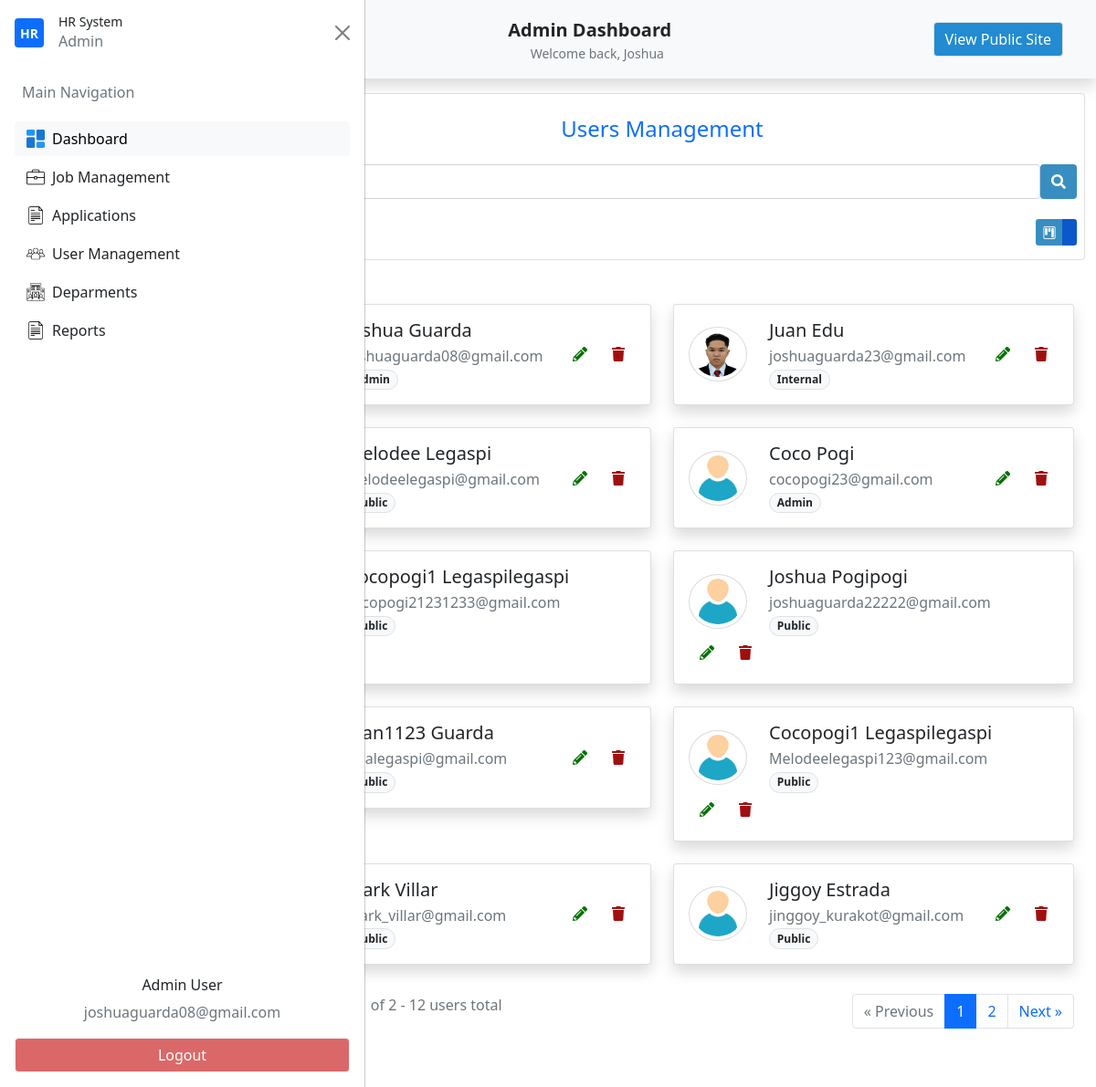
Page /admin-get-users (signed in) on the earlier database version.
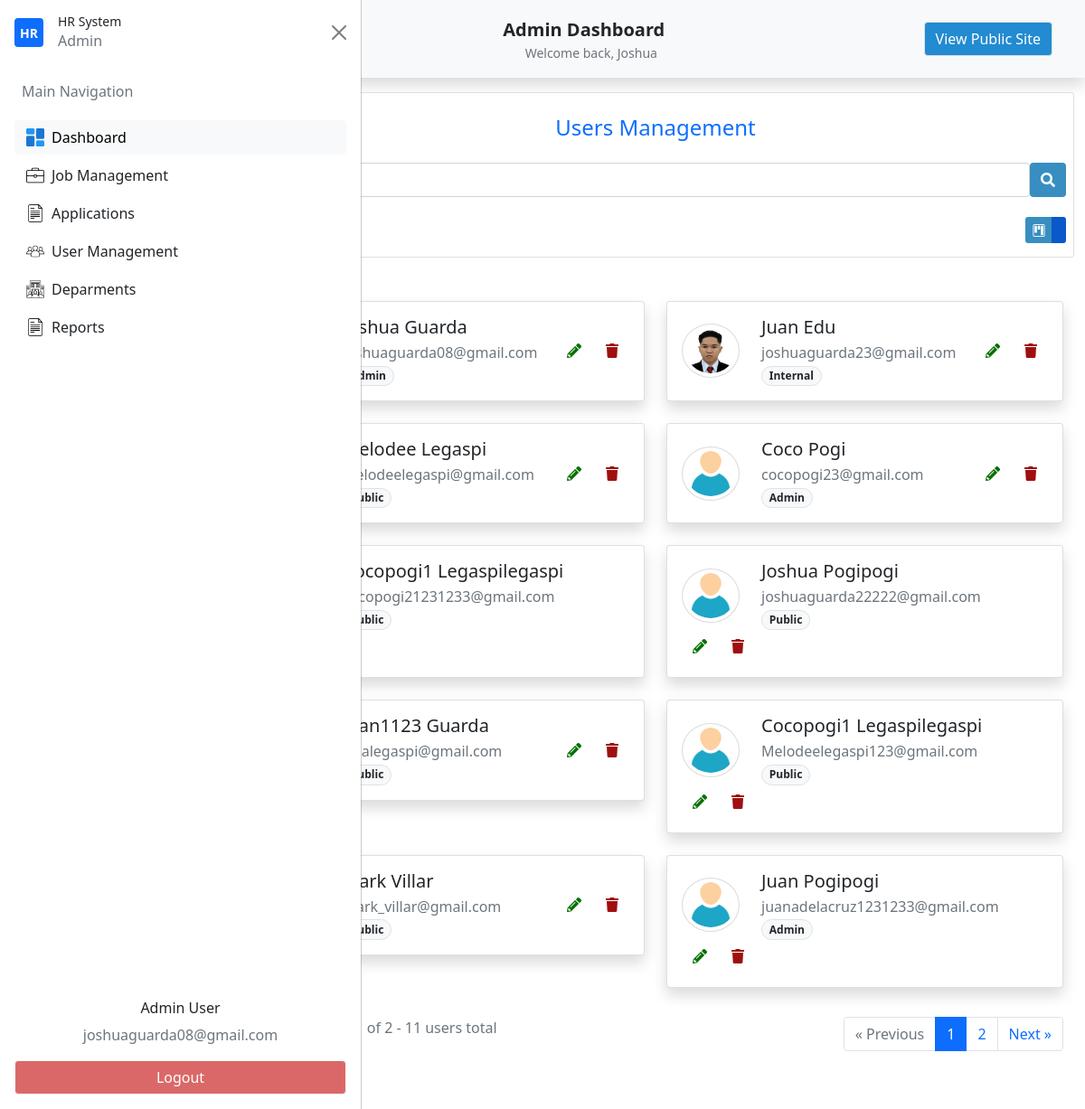
Same page on the later database version.
### my_app/models.py (models this page shows, shortened)
class Users(db.Model,UserMixin):
    id = db.Column(db.Integer(),primary_key=True)
    firstname=db.Column(db.String(length=30),nullable=False)
    lastname=db.Column(db.String(length=30),nullable=False)
    email_address=db.Column(db.String(length=51),nullable=False)
    password_hash=db.Column(db.String(length=30),nullable=False)
    address_1 = db.Column(db.String(length=120),nullable=True)
    address_2 = db.Column(db.String(length=100),nullable=True)
    brgy_id = db.Column(db.String(),nullable=True)
    munci_id = db.Column(db.String(),nullable=True)
    prov_id = db.Column(db.String(),nullable=True)
    zipcode = db.Column(db.String(),nullable=True)
    mobile_number = db.Column(db.String(length=11),nullable=True)
    phone_number = db.Column(db.String(length=8),nullable=True)
    profile_picture =db.Column(db.String(),nullable=True)
    department_id =db.Column(db.Integer(),db.ForeignKey('department.id'))
    department = db.relationship('Department')
    user_type_id = db.Column(db.Integer(),db.ForeignKey('usertype.id'))
    user_type = db.relationship('Usertype')
    creation_date = db.Column(db.Date(),nullable=False)
    write_date =  db.Column(db.Date(),nullable=False)
    @property
    def password(self):
        raise AttributeError("Password is write-only.")

class Usertype(db.Model):
    id = db.Column(db.Integer(),primary_key=True)
    name=db.Column(db.String(length=30),unique=True,nullable=False)
    user_type=db.relationship('Users',backref='desig_user',lazy=True)
    def __str__(self):
        return self.name

### my_app/routes.py (the view, shortened to what this page needs)
@app.route('/admin-get-users', methods=["GET"])
@login_required
def admin_dashboard_manage_users():
    search_term = request.args.get('q', '').strip()
    page = request.args.get('page', 1, type=int)
    view_type = request.args.get('view', 'kanban', type=str)
    print(f"You Search: {search_term}, Page: {page}, View: {view_type}")
    query = Users.query.join(Usertype)
    full_name = Users.firstname + ' ' + Users.lastname
    users_pagination = query.paginate(page=page, per_page=10, error_out=False)
    users = users_pagination.items
    return render_template('admin/admin_users_management.html',
                         users=users,
                         search_term=search_term,
                         pagination=users_pagination,
                         view_type=view_type
                         )

### my_app/models.py (called while the page is built)
@login_manager.user_loader
def load_user(user_id):
    return Users.query.get(int(user_id))

### my_app/templates/admin/admin_users_management.html (shortened to what the changed rows need)
{% extends "admin/admin_dashboard.html"%}
{% block section %}
<section id="UsersManagement">
    <div class="container">
        <section id="UsersManagementKanbanView" class="container {% if view_type != 'kanban' %}d-none{% endif %}">
            <div id="users-container" class="row row-cols-1 row-cols-lg-2 g-4 py-5">
                {% if users %}
                    {% for user in users %}
                        <div class="col">
                            <div class="col" id="user-card-{{ user.id }}">
                                <div class="card shadow h-100">
                                    <div class="card-body">
                                        <div class="d-flex flex-wrap align-items-center justify-content-between">
                                            <div class="d-flex align-items-center flex-wrap flex-grow-1 min-w-0">
                                                <img id="user-avatar-{{ user.id }}"
                                                src="{{
                                                url_for('static', filename='uploads/avatars/' + user.profile_picture)
                                                if user.profile_picture
                                                else url_for('static', filename='builtin/icons/person.png')
                                                }}"
                                                onerror="this.onerror=null; this.src='{{ url_for('static', filename='builtin/icons/person.png') }}';"
                                                class="rounded-circle me-3 p-1"
                                                style="border: 1px solid {{ user.department.color if user.department and user.department.color else '#dcdbdb' }};"
                                                width="64" height="60">
                                                <div class="px-2">
                                                    <h5 class="mb-1" id="user-name-{{ user.id }}">{{ user.firstname|capitalize }} {{ user.lastname|capitalize }}</h5>
                                                    <p class="text-muted mb-0" id="user-email-{{ user.id }}">{{ user.email_address }}</p>
                                                    <p class="text-muted mb-0" id="user-type-{{ user.id }}">
                                                        <span class="badge border rounded-pill bg-light text-dark"
                                                            data-user-type-id="{{ user.user_type_id }}">
                                                            {{ user.user_type.name|capitalize }}
                                                        </span>
                                                    </p>
                                                </div>
                                            </div>
                                            <div class="btn-group gap-1 mt-3 mt-md-0">
                                                <button type="button" class="btn btn-transparent-success" onclick="openUserEditModal({{user.id}})">
                                                    <i class="fas fa-pencil-alt"></i>
                                                </button>
                                                <button type="button" class="btn btn-transparent-danger" onclick="openUserDeleteModal({{user.id}})">
                                                    <i class="fas fa-trash"></i>
                                                </button>
                                            </div>
                                        </div>
                                    </div>
                                </div>
                            </div>
                        </div>
                    {% endfor %}
                {% endif %}
                {% if pagination.pages > 1 %}
                    <div class="col-12 d-md-flex justify-content-between">
                        <div class="text-muted m-2 text-center text-md-start">
                            Showing page {{ pagination.page }} of {{ pagination.pages }} -
                            {{ pagination.total }} users total
                        </div>
                        <nav aria-label="User pagination" class="mt-2">
                            <ul class="pagination justify-content-center justify-content-md-end flex-wrap">
                                <li class="page-item {% if not pagination.has_prev %}disabled{% endif %}">
                                    <a class="page-link"
                                    href="{{ url_for('admin_dashboard_manage_users', q=search_term, page=pagination.prev_num, view='kanban') if pagination.has_prev else '#' }}">
                                        &laquo; Previous
                                    </a>
                                </li>
                                {% for page_num in pagination.iter_pages(left_edge=1, left_current=1, right_current=2, right_edge=1) %}
                                    {% if page_num %}
                                        <li class="page-item {% if page_num == pagination.page %}active{% endif %} d-none d-sm-block">
                                            <a class="page-link"
                                            href="{{ url_for('admin_dashboard_manage_users', q=search_term, page=page_num, view='kanban') }}">
                                                {{ page_num }}
                                            </a>
                                        </li>
                                    {% else %}
                                        <li class="page-item disabled d-none d-sm-block">
                                            <span class="page-link">…</span>
                                        </li>
                                    {% endif %}
                                {% endfor %}
                                <li class="page-item {% if not pagination.has_next %}disabled{% endif %}">
                                    <a class="page-link"
                                    href="{{ url_for('admin_dashboard_manage_users', q=search_term, page=pagination.next_num, view='kanban') if pagination.has_next else '#' }}">
                                        Next &raquo;
                                    </a>
                                </li>
                            </ul>
                        </nav>
                    </div>
                {% endif %}
            </div>
        </section>
    </div>
</section>
{% endblock%}

### my_app/templates/dashboard/base_dashboard.html (shortened to what the changed rows need)
{% extends "base.html"%}
{% block content %}
    <nav class="navbar navbar-expand-lg navbar-light bg-light shadow p-4 custom-nav-class">
        <div class="container">
            {% if current_user.user_type.name=='admin' or current_user.user_type.name=='internal'%}
                <div class="d-flex w-100 justify-content-between align-items-center position-relative">
                    <button class="btn btn-light d-flex justify-content-center align-items-center p-2 dashboard_side_btn" type="button" data-bs-toggle="offcanvas" data-bs-target="#offcanvasScrolling" aria-controls="offcanvasScrolling">
                    </button>
                    <div class="position-absolute start-50 translate-middle-x text-center">
                        <a class="navbar-brand fw-bold mb-0 text-dark" href="{{ url_for('admin_dashboard') }}">
                            <span>{{ current_user.user_type|capitalize }}</span> Dashboard
                        </a>
                        <div class="text-muted small">Welcome back, {{ current_user.firstname|capitalize }}</div>
                    </div>
                </div>
            {% endif %}
        </div>
    </nav>
    {% if current_user.user_type.name=='admin' or current_user.user_type.name=='internal'%}
    <div class="offcanvas offcanvas-start" data-bs-scroll="true" data-bs-backdrop="false" tabindex="-1" id="offcanvasScrolling" aria-labelledby="offcanvasScrollingLabel">
        <div class="offcanvas-header">
            <div class="d-flex align-items-center gap-2">
                <div class="d-flex align-items-center justify-content-center bg-primary rounded me-2" style="width: 2rem; height: 2rem;">
                    <span class="text-white fw-bold small">HR</span>
                </div>
                <div id="hr-details">
                    <h2 class="fw-semibold small mb-0">HR System</h2>
                    <p class="text-muted text-xs mb-0">{{ current_user.user_type|capitalize }}</p>
                </div>
            </div>
            <button type="button" class="btn-close text-reset" data-bs-dismiss="offcanvas" aria-label="Close"></button>
        </div>
        <div class="offcanvas-body">
            <ul class="nav flex-column gap-1">
                <li class="nav-item">
                    <p class="text-muted text-start px-2">Main Navigation</p>
                </li>
                <li class="nav-item">
                    <button class="btn btn-light w-100 text-start d-flex align-items-center dashboard_side_btn" onclick="location.href='{{ url_for('admin_dashboard') }}'" >
                        <img src="{{ url_for('static', filename='builtin/icons/dashboard.png') }}" width="20" class="me-2">
                        Dashboard
                    </button>
                </li>
                <li class="nav-item">
                   <button class="btn  w-100 text-start d-flex align-items-center dashboard_side_btn">
                         <img src="{{ url_for('static', filename='builtin/icons/briefcase.png') }}" width="20" class="me-2">
                        Job Management
                    </button>
                </li>
                <li class="nav-item">
                    <button class="btn  w-100 text-start d-flex align-items-center dashboard_side_btn">
                         <img src="{{ url_for('static', filename='builtin/icons/file.png') }}" width="20" class="me-2">
                        Applications
                    </button>
                </li>
                <li class="nav-item">
                   <button class="btn  w-100 text-start d-flex align-items-center dashboard_side_btn" onclick="location.href='{{ url_for('admin_dashboard_manage_users') }}'">
                        <img src="{{ url_for('static', filename='builtin/icons/group.png') }}" width="20" class="me-2">
                        User Management
                    </button>
                </li>
                <li class="nav-item">
                   <button class="btn  w-100 text-start d-flex align-items-center dashboard_side_btn">
                         <img src="{{ url_for('static', filename='builtin/icons/corporation.png') }}" width="20" class="me-2">
                        Deparments
                    </button>
                </li>
                <li class="nav-item">
                   <button class="btn  w-100 text-start d-flex align-items-center dashboard_side_btn">
                         <img src="{{ url_for('static', filename='builtin/icons/file.png') }}" width="20" class="me-2">
                        Reports
                    </button>
                </li>
            </ul>
        </div>
        <div class="offcanvas-footer p-3">
            <div class="text-center">
                <h6>{{current_user.user_type|capitalize}} User</h6>
                <p class='text-muted'>{{current_user.email_address}}</p>
            </div>
            <button id="logout-btn" class="btn btn-light w-100" onclick="location.href='{{ url_for('logout_page') }}'">
                Logout
            </button>
        </div>
    </div>
    {% endif %}
    <section class="main-content">
    {% block section %}
    {% endblock%}
    </section>
{% endblock%}

Differences in the rows shown:
removed Users: firstname "Jiggoy", lastname "Estrada", email_address "jinggoy_kurakot@gmail.com", user_type.name "Public"
now on this page (row unchanged): Users: firstname "Juan", lastname "Pogipogi", email_address "juanadelacruz1231233@gmail.com", user_type.name "Admin"
Other differences:
{{ pagination.total }}: "12" → "11"
